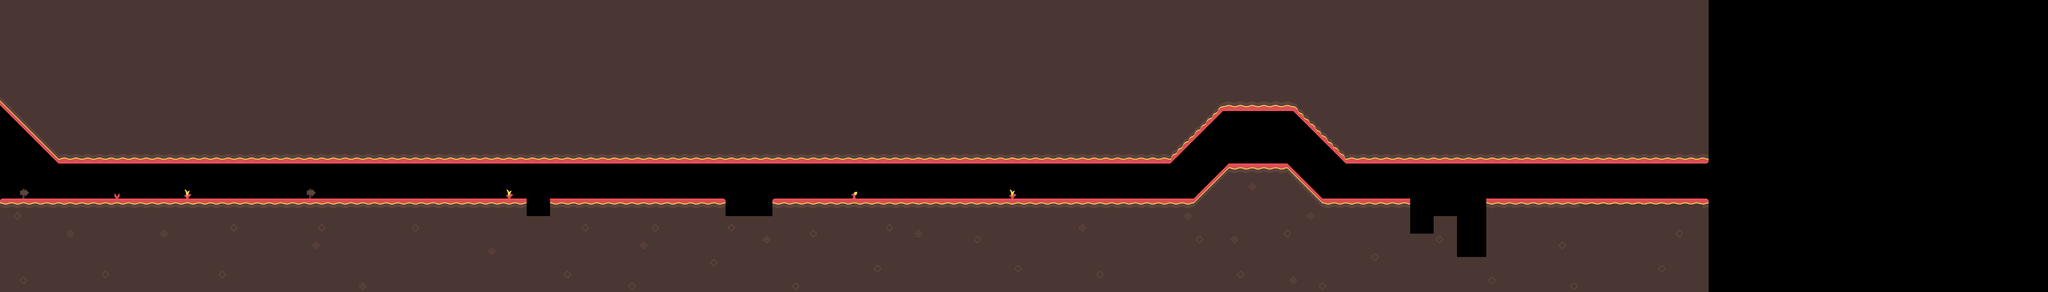

The image is a tile-based game level rendered from a .tmx file. Its description and source (layers, tilesets, objects; grid data summarised) follow:
An orthogonal 350x50 tile map with 32x32 px tiles, 1 tile layer (Tile Layer 1) and 15 objects.

<map version="1.2" tiledversion="1.2.4" orientation="orthogonal" renderorder="right-down" width="350" height="50" tilewidth="32" tileheight="32" infinite="0" nextlayerid="52" nextobjectid="56">
 <tileset firstgid="1" source="../tilesheet_complete.tsx" />
 <layer id="1" name="Tile Layer 1" width="350" height="50">
  <data>[17500 cells, 12667 non-empty, 61 distinct tile ids]</data>
 </layer>
 <objectgroup id="32" name="Object Layer 1">
  <object id="37" x="0" y="1568">
   <polyline points="0,0 0,-480 2880,-480 2880,-96" />
  </object>
 </objectgroup>
 <objectgroup id="33" name="Object Layer 2">
  <object id="38" x="2880" y="1536">
   <polyline points="0,0 0,-352 128,-352 128,0" />
  </object>
 </objectgroup>
 <objectgroup id="34" name="Object Layer 3">
  <object id="39" x="3008" y="1472">
   <polyline points="0,0 0,-384 960,-384 960,0" />
  </object>
 </objectgroup>
 <objectgroup id="41" name="Object Layer 4">
  <object id="45" x="3968" y="1408">
   <polyline points="0,0 0,-224 256,-224 256,32" />
  </object>
 </objectgroup>
 <objectgroup id="42" name="Object Layer 5">
  <object id="46" x="4224" y="1408">
   <polyline points="0,0 0,-320 2304,-320 2304,64" />
  </object>
 </objectgroup>
 <objectgroup id="37" name="Object Layer 6">
  <object id="42" x="6528" y="1408">
   <polyline points="0,0 0,-320 192,-512 512,-512 704,-320 704,160" />
  </object>
 </objectgroup>
 <objectgroup id="43" name="Object Layer 7">
  <object id="47" x="0" y="576">
   <polyline points="0,0 320,320 6400,320 6400,32" />
  </object>
 </objectgroup>
 <objectgroup id="44" name="Object Layer 8">
  <object id="48" x="6400" y="672">
   <polyline points="0,0 0,224 288,-64 288,-96" />
  </object>
 </objectgroup>
 <objectgroup id="45" name="Object Layer 9">
  <object id="49" x="6688" y="448">
   <polyline points="0,0 0,160 384,160 384,0" />
  </object>
 </objectgroup>
 <objectgroup id="46" name="Object Layer 10">
  <object id="50" x="7072" y="384">
   <polyline points="0,0 0,224 288,512 2272,512 2272,160" />
  </object>
 </objectgroup>
 <objectgroup id="47" name="Object Layer 11">
  <object id="51" x="7232" y="1472">
   <polyline points="0,0 0,-384 480,-384 480,-32" />
  </object>
 </objectgroup>
 <objectgroup id="48" name="Object Layer 12">
  <object id="52" x="7712" y="1376">
   <polyline points="0,0 0,-96 128,-96 128,32" />
  </object>
 </objectgroup>
 <objectgroup id="49" name="Object Layer 13">
  <object id="53" x="7840" y="1504">
   <polyline points="0,0 0,-320 128,-320 128,32" />
  </object>
 </objectgroup>
 <objectgroup id="50" name="Object Layer 14">
  <object id="54" x="7968" y="1504">
   <polyline points="0,0 0,-96 160,-96 160,-64" />
  </object>
 </objectgroup>
 <objectgroup id="51" name="Object Layer 15">
  <object id="55" x="8128" y="1504">
   <polyline points="0,0 0,-416 1216,-416 1216,-96" />
  </object>
 </objectgroup>
</map>
